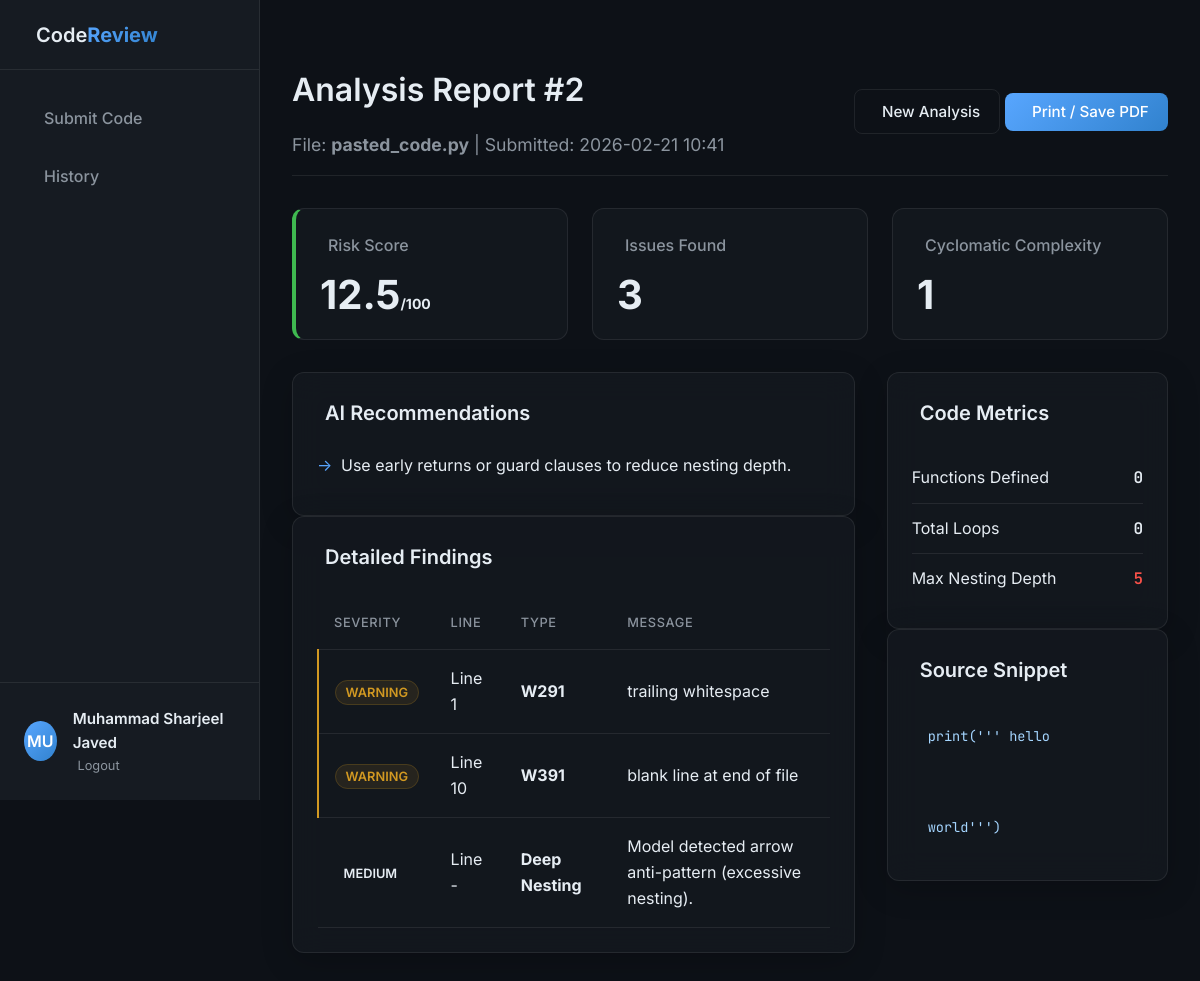
/report/2 (signed in), run on the app's committed database.
### models.py (models this page shows, shortened)
class User(db.Model, UserMixin):
    __tablename__ = 'users'
    UserID = db.Column(db.Integer, primary_key=True)
    Name = db.Column(db.String(150), nullable=False)
    Email = db.Column(db.String(150), unique=True, nullable=False)
    PasswordHash = db.Column(db.String(256), nullable=False)
    Role = db.Column(db.String(50), default='user')
    submissions = db.relationship('Submission', backref='author', lazy=True)

class Report(db.Model):
    __tablename__ = 'reports'
    ReportID = db.Column(db.Integer, primary_key=True)
    SubmissionID = db.Column(db.Integer, db.ForeignKey('submissions.SubmissionID'), nullable=False)
    DetectedIssues = db.Column(db.JSON, nullable=True)
    Metrics = db.Column(db.JSON, nullable=True)
    Suggestions = db.Column(db.JSON, nullable=True)
    CorrectedCode = db.Column(db.Text, nullable=True)

class Submission(db.Model):
    __tablename__ = 'submissions'
    SubmissionID = db.Column(db.Integer, primary_key=True)
    UserID = db.Column(db.Integer, db.ForeignKey('users.UserID'), nullable=False)
    SourceCode = db.Column(db.Text, nullable=False)
    SubmissionDate = db.Column(db.DateTime, default=datetime.utcnow)
    FileName = db.Column(db.String(255), nullable=True)
    report = db.relationship('Report', backref='submission', uselist=False, lazy=True)

### app.py (the view)
@app.route('/report/<int:report_id>')
@login_required
def view_report(report_id):
    report = Report.query.get_or_404(report_id)
    if report.submission.UserID != current_user.UserID:
        flash('You do not have permission to view this report.', 'error')
        return redirect(url_for('index'))
    return render_template('report.html', report=report)

### app.py (called while the page is built)
@login_manager.user_loader
def load_user(user_id):
    return User.query.get(int(user_id))

### templates/report.html (shortened to what this page needs)
{% extends 'base.html' %}
{% block content %}
<div class="report-header">
    <div class="title-section">
        <h1>Analysis Report #{{ report.ReportID }}</h1>
        <p class="subtitle">File: <strong>{{ report.submission.FileName }}</strong> | Submitted: {{
            report.submission.SubmissionDate.strftime('%Y-%m-%d %H:%M') }}</p>
    </div>
    <div class="actions-section">
        <a href="{{ url_for('index') }}" class="btn btn-outline"> New Analysis</a>
        <button class="btn btn-primary" onclick="window.print()"> Print / Save PDF</button>
    </div>
</div>
{% set issues = report.DetectedIssues or [] %}
{% set metrics = report.Metrics or {} %}
{% set suggestions = report.Suggestions or [] %}
<div class="dashboard-grid">
    <div class="summary-cards">
        <div
            class="stat-card {% if metrics.get('risk_score', 0) > 50 %}danger{% elif metrics.get('risk_score', 0) > 20 %}warning{% else %}success{% endif %}">
            <div class="stat-header">
                <span>Risk Score</span>
            </div>
            <div class="stat-value">{{ metrics.get('risk_score', 0) }}<span class="text-sm">/100</span></div>
        </div>
        <div class="stat-card">
            <div class="stat-header">
                <span>Issues Found</span>
            </div>
            <div class="stat-value">{{ issues|length }}</div>
        </div>
        <div class="stat-card">
            <div class="stat-header">
                <span>Cyclomatic Complexity</span>
            </div>
            <div class="stat-value">{{ metrics.get('cyclomatic_complexity', 0) }}</div>
        </div>
    </div>
    <div class="report-main">
        <div class="glass-card mb-4 section-card">
            <div class="card-header">
                <h3> AI Recommendations</h3>
            </div>
            <div class="card-body">
                {% if suggestions %}
                <ul class="suggestion-list">
                    {% for suggestion in suggestions %}
                    <li>{{ suggestion }}</li>
                    {% endfor %}
                </ul>
                {% else %}
                <p class="text-muted">No specific refactoring suggestions generated.</p>
                {% endif %}
            </div>
        </div>
        <div class="glass-card section-card">
            <div class="card-header">
                <h3> Detailed Findings</h3>
            </div>
            <div class="card-body p-0">
                {% if issues %}
                <div class="table-responsive">
                    <table class="issue-table">
                        <thead>
                            <tr>
                                <th>Severity</th>
                                <th>Line</th>
                                <th>Type</th>
                                <th>Message</th>
                            </tr>
                        </thead>
                        <tbody>
                            {% for issue in issues %}
                            <tr class="severity-{{ issue.severity | default('info') }}">
                                <td>
                                    <span class="badge badge-{{ issue.severity | default('info') }}">
                                        {{ issue.severity | default('Info') | title }}
                                    </span>
                                </td>
                                <td>Line {{ issue.line | default('-') }}</td>
                                <td><strong>{{ issue.rule_id | default(issue.type) }}</strong></td>
                                <td>{{ issue.message }}</td>
                            </tr>
                            {% endfor %}
                        </tbody>
                    </table>
                </div>
                {% else %}
                <div class="empty-state">
                    <i class="ph ph-check-circle text-success" style="font-size: 3rem; margin-bottom: 1rem;"></i>
                    <h4>No issues detected!</h4>
                    <p>Your code looks great and follows best practices.</p>
                </div>
                {% endif %}
            </div>
        </div>
    </div>
    <div class="report-sidebar">
        <div class="glass-card section-card">
            <div class="card-header">
                <h3> Code Metrics</h3>
            </div>
            <div class="card-body">
                <ul class="metrics-list">
                    <li>
                        <span class="metric-label">Functions Defined</span>
                        <span class="metric-value">{{ metrics.get('num_functions', 0) }}</span>
                    </li>
                    <li>
                        <span class="metric-label">Total Loops</span>
                        <span class="metric-value">{{ metrics.get('num_loops', 0) }}</span>
                    </li>
                    <li>
                        <span class="metric-label">Max Nesting Depth</span>
                        <span
                            class="metric-value {% if (metrics.get('depth_of_nested_blocks', 0) | int) > 4 %}text-danger{% endif %}">{{
                            metrics.get('depth_of_nested_blocks', 0) }}</span>
                    </li>
                </ul>
            </div>
        </div>
        <div class="glass-card section-card mt-4 code-sidebar">
            <div class="card-header">
                <h3> Source Snippet</h3>
            </div>
            <div class="card-body p-0">
                <pre><code class="language-python">{{ report.submission.SourceCode | truncate(500) }}</code></pre>
            </div>
        </div>
    </div>
</div>
{% endblock %}

### templates/base.html (shortened to what this page needs)
<!DOCTYPE html>
<html lang="en">
<head>
    <link rel="stylesheet" href="{{ url_for('static', filename='css/style.css') }}">
</head>
<body>
    <div class="app-container">
        <aside class="sidebar">
            <div class="sidebar-header">
                <h2>Code<span class="text-gradient">Review</span></h2>
            </div>
            <nav class="sidebar-nav">
                <a href="{{ url_for('index') }}" class="nav-item {% if request.endpoint == 'index' %}active{% endif %}">
                     Submit Code
                </a>
                {% if current_user.is_authenticated %}
                <a href="{{ url_for('history') }}"
                    class="nav-item {% if request.endpoint == 'history' %}active{% endif %}">
                     History
                </a>
                {% endif %}
            </nav>
            <div class="sidebar-footer">
                {% if current_user.is_authenticated %}
                <div class="user-profile">
                    <div class="avatar">{{ current_user.Name[:2] | upper }}</div>
                    <div class="user-info">
                        <span class="user-name">{{ current_user.Name }}</span>
                        <a href="{{ url_for('logout') }}" class="logout-link"> Logout</a>
                    </div>
                </div>
                {% else %}
                <div class="auth-buttons">
                    <a href="{{ url_for('login') }}" class="btn btn-outline btn-block mb-2">Log In</a>
                    <a href="{{ url_for('register') }}" class="btn btn-primary btn-block">Sign Up</a>
                </div>
                {% endif %}
            </div>
        </aside>
        <main class="main-content">
            <div class="content-wrapper">
                {% block content %}{% endblock %}
            </div>
        </main>
    </div>
</body>
</html>

### data on the page
User: Name "MU", Name "Muhammad Sharjeel Javed"
Report: ReportID "2"
Submission: submission.FileName "pasted_code.py", submission.SubmissionDate "2026-02-21 10:41", submission.SourceCode "print(''' hello world''')"

### other printed values
{{ metrics.get('risk_score', 0) }} "12.5"
{{ issues|length }} "3"
{{ metrics.get('cyclomatic_complexity', 0) }} "1"
{{ suggestion }} "Use early returns or guard clauses to reduce nesting depth."
{{ issue.severity | default('Info') | title }} "WARNING" "WARNING" "MEDIUM"
{{ issue.line | default('-') }} "1" "10" "-"
{{ issue.rule_id | default(issue.type) }} "W291" "W391" "Deep Nesting"
{{ issue.message }} "trailing whitespace" "blank line at end of file" "Model detected arrow anti-pattern (excessive nesting)."
{{ metrics.get('num_functions', 0) }} "0"
{{ metrics.get('num_loops', 0) }} "0"
{{ metrics.get('depth_of_nested_blocks', 0) }} "5"
